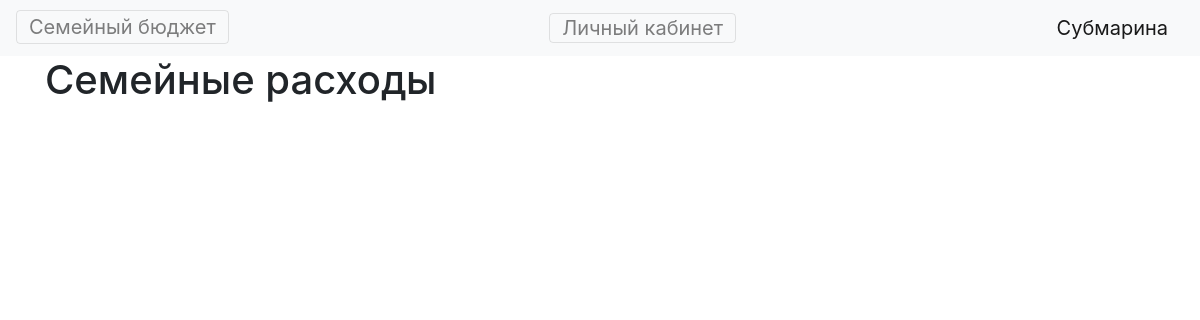
Before: / (signed in) with the older database file.
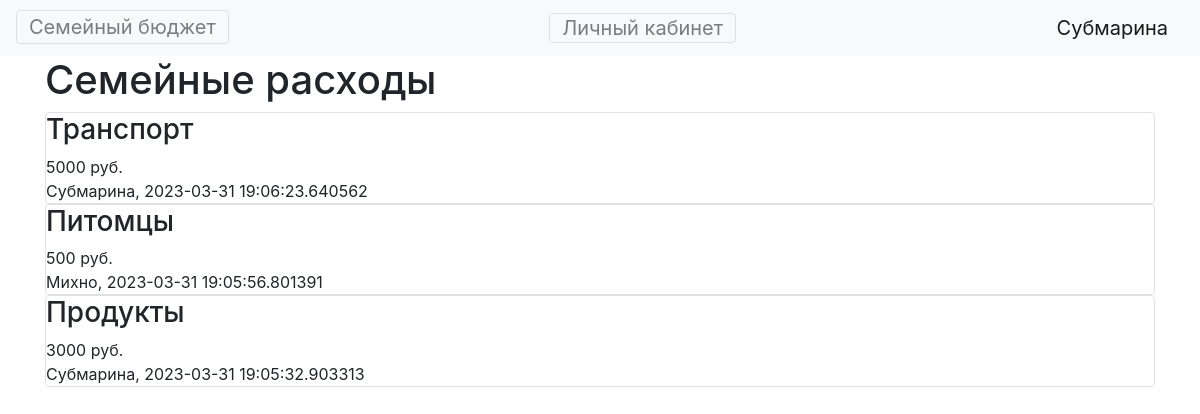
After: the same page with the newer database file.
### data/expenses.py (models this page shows, shortened)
class Expenses(SqlAlchemyBase):
    __tablename__ = 'expenses'
    id = sqlalchemy.Column(sqlalchemy.Integer,
                           primary_key=True, autoincrement=True)
    title = sqlalchemy.Column(sqlalchemy.String, nullable=True)
    money = sqlalchemy.Column(sqlalchemy.Integer, nullable=False)
    created_date = sqlalchemy.Column(sqlalchemy.DateTime,
                                     default=datetime.datetime.now)
    user_id = sqlalchemy.Column(sqlalchemy.Integer,
                                sqlalchemy.ForeignKey("users.id"))
    user = orm.relationship('User')

### data/users.py (models this page shows, shortened)
class User(SqlAlchemyBase, UserMixin):
    __tablename__ = 'users'
    id = sqlalchemy.Column(sqlalchemy.Integer,
                           primary_key=True, autoincrement=True)
    name = sqlalchemy.Column(sqlalchemy.String, nullable=True)
    email = sqlalchemy.Column(sqlalchemy.String,
                              index=True, unique=True, nullable=True)
    hashed_password = sqlalchemy.Column(sqlalchemy.String, nullable=True)
    created_date = sqlalchemy.Column(sqlalchemy.DateTime,
                                     default=datetime.datetime.now)
    expenses = orm.relationship("Expenses", back_populates='user')

### main.py (the view)
@app.route("/")
def index():
    if current_user.is_authenticated:
        db_sess = db_session.create_session()
        expenses = db_sess.query(Expenses).order_by(Expenses.created_date.desc()).all()
    else:
        return redirect('/login')
    return render_template("index.html", expenses=expenses)

### data/db_session.py (called while the page is built)
def create_session() -> Session:
    global __factory
    return __factory()

### main.py (called while the page is built)
@login_manager.user_loader
def load_user(user_id):
    db_sess = db_session.create_session()
    return db_sess.query(User).get(user_id)

### templates/index.html
{% extends "base.html" %}
{% block content %}
    <h1>Семейные расходы</h1>
    {% for item in expenses%}
        <div class="col-md6 border rounded">
        <h3>{{item.title}}</h3>
        <div>
            {{item.money}} руб.
        </div>
        <div>
            {{item.user.name}}, {{item.created_date}}
        </div>
        </div>
    {% endfor %}
{% endblock %}

Changed rows visible on the page:
added Expenses: title "Транспорт", money "5000", user.name "Субмарина", created_date "2023-03-31 19:06:23.640562"
added Expenses: title "Питомцы", money "500", user.name "Михно", created_date "2023-03-31 19:05:56.801391"
added Expenses: title "Продукты", money "3000", user.name "Субмарина", created_date "2023-03-31 19:05:32.903313"
